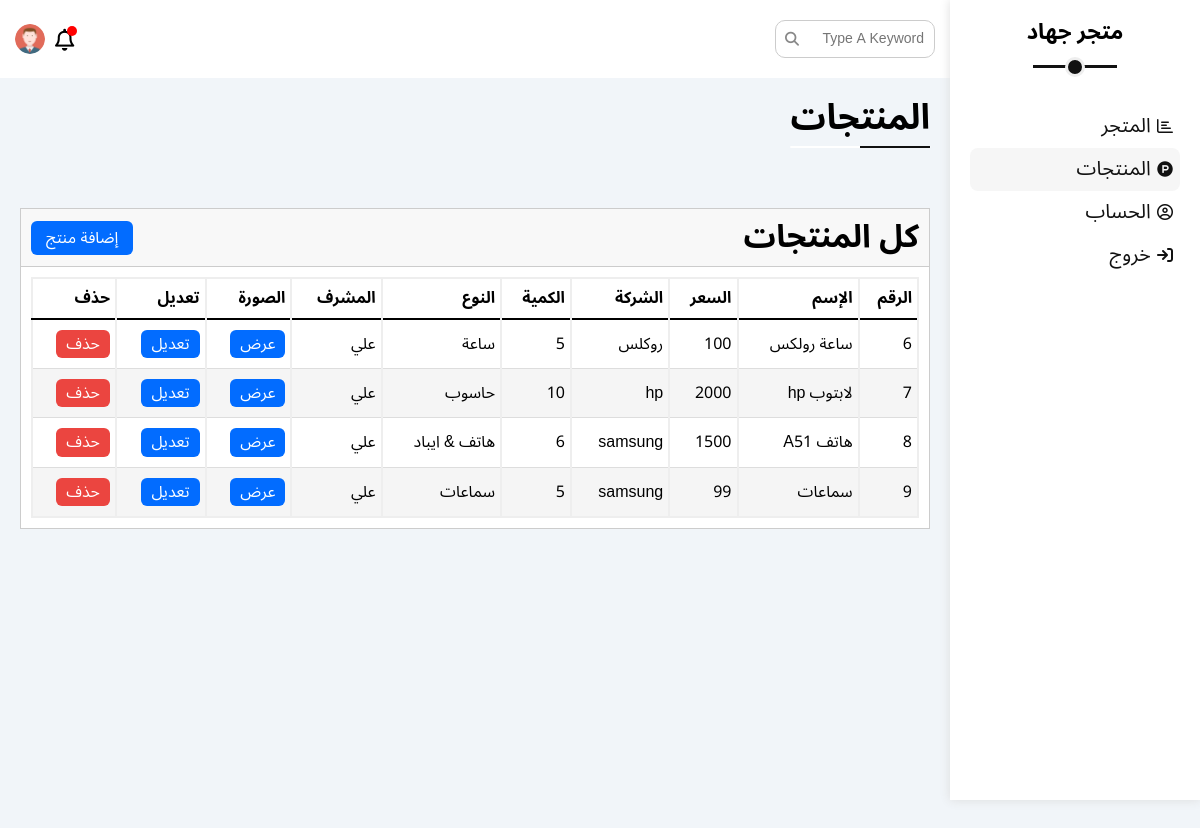
Screenshot of /models/user/products.php (signed in) with the database file from the repository.
### tables this page shows
CREATE TABLE `employees` (
  `id` int(11) NOT NULL,
  `name` varchar(55) NOT NULL,
  `username` varchar(55) NOT NULL,
  `email` varchar(55) NOT NULL,
  `phone` int(11) NOT NULL,
  `password` varchar(55) NOT NULL,
  `type_id` int(11) NOT NULL,
  `position` varchar(255) NOT NULL
);

CREATE TABLE `products` (
  `id` int(11) NOT NULL,
  `name` varchar(55) NOT NULL,
  `price` int(11) NOT NULL,
  `company` varchar(55) NOT NULL,
  `quantity` int(11) NOT NULL,
  `details` varchar(255) NOT NULL,
  `path` varchar(255) NOT NULL,
  `id_employee` int(11) NOT NULL,
  `type_id` int(11) NOT NULL
);

CREATE TABLE `type_product` (
  `id` int(11) NOT NULL,
  `name` varchar(55) NOT NULL
);

### models/user/products.php (the view, shortened to what this page needs)
<?php
    include("../../PHP/dbcon.php");
?>
<!DOCTYPE html>
<html lang="en">
    <head>
        <link rel="stylesheet" href="../../CSS/controlePanel.css">
        <link rel="stylesheet" href="../../CSS/store.css">
        <link rel="stylesheet" href="../../CSS/normalize.css">
        <link rel="stylesheet" href="../../CSS/all.min.css">
    </head>
<body dir="rtl">
    <div class="page">
        <div class="sidebar">
            <h3>متجر جهاد</h3>
            <ul>
                <li ><a  href="../../Pages/index.php">
                    <i class="fa-regular fa-chart-bar fa-fw"></i>
                    <span>المتجر</span>
                </a></li>
                <li><a class="active" href="products.php">
                    <i class="fa-brands fa-product-hunt fa-fw"></i>
                    <span>المنتجات</span>
                </a></li>
                <li><a href="../module/profile.php">
                    <i class="fa-regular fa-circle-user fa-fw"></i>
                    <span>الحساب</span>
                </a></li>
                <li><a href="../../PHP/login.php?sign_out=1">
                <i class="fa-solid fa-arrow-right-to-bracket"></i>
                    <span>خروج</span>
                </a></li>
            </ul>
        </div>
        <div id="hide"></div>
        <div class="content">
            <div class="head">
                <div class="input-box">
                    <input class="search" type="text" placeholder="Type A Keyword" name="" id="">
                </div>
                <div class="icons">
                    <span class="notification">
                        <i class="fa-regular fa-bell fa-lg"></i>
                    </span>
                    <?php
                        if(isset($_SESSION["id_employee"])){
                            $sql = "SELECT position FROM employees WHERE id = {$_SESSION["id_employee"]}";
                            $q = $conn->prepare($sql);
                            $q->execute();
                            $path = $q->fetch(PDO::FETCH_OBJ)->position;
                        }
                    ?>
                    <img src="<?= "../../". $path ?>" alt="logo">
                </div>
            </div>
            <h3 class="title-main">المنتجات</h3>
            <div class="wrapper-two">
                <div class="content-wrapper">
                    <div class="card-header">
                        <h1 class="title">كل المنتجات</h1>
                        <a href="addProduct.php">إضافة منتج</a>
                    </div>
                    <div class="box-table">
                        <table>
                            <thead>
                                <tr>
                                    <th>الرقم</th>
                                    <th>الإسم</th>
                                    <th>السعر</th>
                                    <th>الشركة</th>
                                    <th>الكمية</th>
                                    <th>النوع</th>
                                    <th>المشرف</th>
                                    <th>الصورة</th>
                                    <th>تعديل</th>
                                    <th>حذف</th>
                                </tr>
                            </thead>
                            <tbody>
                                <?php
                                    $q = $conn->prepare("SELECT products.id, products.name, price, company, quantity, details, path, employees.name AS employee_name, type_product.name As type FROM products JOIN employees ON id_employee = employees.id JOIN type_product ON products.type_id = type_product.id WHERE id_employee = '{$_SESSION["id_employee"]}'");
                                    $q->execute();
                                    $result = $q->fetchAll(PDO::FETCH_OBJ);
                                    if($result){
                                        foreach($result as $item){
                                            ?>
                                            <tr>
                                                <td><?= $item->id ?></td>
                                                <td><?= $item->name ?></td>
                                                <td><?= $item->price ?></td>
                                                <td><?= $item->company ?></td>
                                                <td><?= $item->quantity ?></td>
                                                <td><?= $item->type ?></td>
                                                <td><?= $item->employee_name ?></td>
                                                <td><a href="<?= "../../". $item->path; ?>" class="edit">عرض</a></td>
                                                <td><a href="editProduct.php?id=<?= $item->id; ?>" class="edit">تعديل</a></td>
                                                <td><form action="../../PHP/products.php" method="POST">
                                                    <button type="submit" style="border:none; outline:none" class="delete" name="Delete" value="<?= $item->id; ?>" >حذف</button>
                                                </form></td>
                                            </tr>
                                            <?php
                                        }
                                    }
                                ?>
                            </tbody>
                        </table>
                    </div>
                </div>
            </div>
        </div>
    </div>
</body>
</html>

### CSS/controlePanel.css (style rules this page uses)
.page { display: flex; min-height: 100vh; background-color: #f1f5f9; }
.sidebar { width: 250px; min-height: 100vh; padding: 20px; position: fixed; top: 0; right: 0 ; background-color: #fff; box-shadow: 0 0 10px #ddd; }
#hide { min-width: 250px !important; }
.content { width: 100%; height: 1000px; }
.page .sidebar h3 { position: relative; text-align: center; margin-bottom: 60px; font-size: 22px; font-weight: 600; }
.page .sidebar h3::before, .page .sidebar h3::after { content: ''; position: absolute; left: 50%; transform: translateX(-50%); }
.page .sidebar h3::before { top: calc(100% + 20px); width: 40%; height: 3px; background-color: #111; }
.page .sidebar h3::after { top: calc(100% + 12px); width: 14px; height: 14px; border: 3px solid #eee; border-radius: 50%; background-color: #111; }
.page li a { cursor: pointer; display: block; width: 100%; padding: 10px 5px; border-radius: 8px; color: #111; }
.page ul li a.active { background-color: #f6f6f6; }
.page ul li a i { text-align: center; width: 1.25em; }
.page ul li a span { font-size: 20px; }
.page .content .head { padding: 20px 15px; display: flex; justify-content: space-between; align-items: center; background-color: #fff; }
.content .head .input-box { position: relative; border-radius: 8px; }
.content .head .input-box::before { font-family: "Font Awesome 5 Free"; content: "\f002"; font-weight: 900; position: absolute; left: 15px; top: 50%; transform: translateY(-50%); font-size: 14px; color: #888; }
.content .head .input-box input { padding: 10px; border: 1px solid #ccc; border-radius: 10px; margin-left: 5px; padding-left: 30px; font-size: 14px; width: 160px; transition: width 0.3s; outline: none; }
.page .head .icons { display: flex; justify-content: center; align-items: center; }
.page .head .icons span { position: relative; }
.page .head .icons span::before { content: ''; position: absolute; top: -4px; right: -3px; width: 10px; height: 10px; background-color: red; border-radius: 50%; z-index: 1; }
.page .head .icons i { position: relative; top: 3px; font-size: 22px; }
.page .head .icons img { margin-right: 10px; width: 30px; height: 30px; max-width: 100%; border-radius: 50%; }
.content .title-main { margin: 20px 20px 40px; position: relative; width: fit-content; font-size: 35px; font-weight: 600; }
.content .title-main::before, .content .title-main::after { content: ''; position: absolute; bottom: -10px; height: 2px; }
.content .title-main::before { width: 100%; left: 50%; transform: translateX(-50%); background-color: #fff; }
.content .title-main::after { right: 0%; width: 50%; background-color: #111; }
.content .wrapper-two { padding: 30px 20px; position: relative; z-index: 4; }
.content .content-wrapper { border: 1px solid #ccc; background-color: #fff; }
.content .wrapper-two .card-header { padding: 10px; display: flex; justify-content: space-between; align-items: center; border-bottom: 1px solid #ccc; background-color: #f8f8f8; }
.content .card-header .title { margin: 0; font-weight: 600; }
.content .card-header a { font-size: 16px; padding: 8px 15px; border-radius: 6px; background-color: #026CFF; color: white; }
.content .wrapper-two .box-table { padding: 10px; }
.content .wrapper-two table { border-collapse: collapse; border: 2px solid #eee; width: 100%; }
.content .wrapper-two table thead { border-bottom: 2px solid black !important; }
.content .wrapper-two table tr:nth-child(even) { background-color: #f5f5f5; }
.content .wrapper-two table th, .content .wrapper-two table td { text-align: right; padding: 10px 5px; }
.content .wrapper-two table th, .content .wrapper-two table td { border-right: 2px solid #eee; border-bottom: 1px solid #ddd; }
.content .wrapper-two table .edit { display: block; width: fit-content; font-size: 16px; padding: 5px 10px; border-radius: 6px; background-color: #026CFF; color: white; }
.content .wrapper-two table form .delete { font-size: 16px; padding: 5px 10px; border-radius: 6px; background-color: #EB4540; color: white; outline: none; border: none; cursor: pointer; }

### CSS/store.css (style rules this page uses)
* { margin: 0; padding: 0; -webkit-box-sizing: border-box; -moz-box-sizing: border-box; box-sizing: border-box; }
html { scroll-behavior: smooth; }
body { font-family: 'Noto Sans Arabic', sans-serif; }
a { text-decoration: none; }
ul { list-style: none; }
:root { --main-color: #FA6545; --dark-color: #111; --light-color: #fff; --width-cart: 450px }

### rows the page displays
employees: position (placeholder picture)
products: id "6", name "ساعة رولكس", price "100", company "روكلس", quantity "5", type.name "ساعة", id_employee.name "علي"
products: id "7", name "لابتوب hp", price "2000", company "hp", quantity "10", type.name "حاسوب", id_employee.name "علي"
products: id "8", name "هاتف A51", price "1500", company "samsung", quantity "6", type.name "هاتف & ايباد", id_employee.name "علي"
products: id "9", name "سماعات", price "99", company "samsung", quantity "5", type.name "سماعات", id_employee.name "علي"
